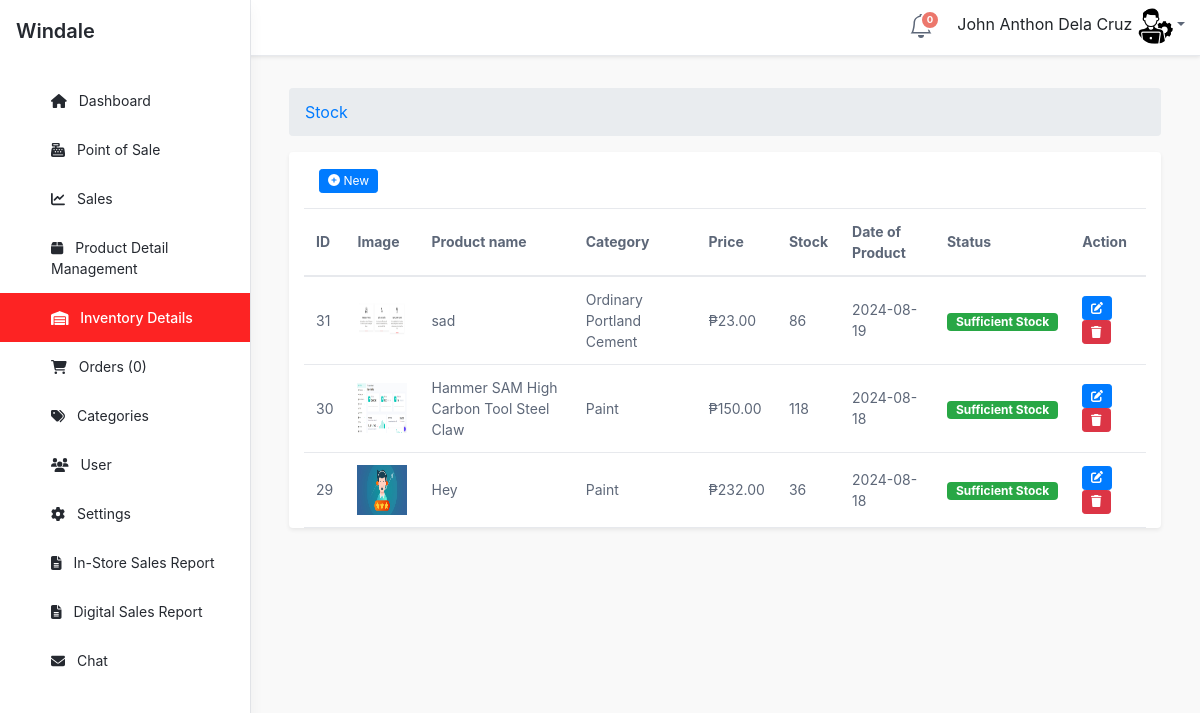
Page /admin/stock/index.php (signed in) on the committed database.
### tables this page shows
CREATE TABLE `stocks` (
  `id` int(11) NOT NULL,
  `images` varchar(255) NOT NULL,
  `productName` varchar(255) NOT NULL,
  `productCategory` varchar(100) DEFAULT NULL,
  `productPrice` decimal(10,2) NOT NULL,
  `productStock` int(11) NOT NULL,
  `checkStock` int(11) DEFAULT NULL,
  `productDate` date DEFAULT NULL,
  `productStatus` varchar(50) DEFAULT NULL
);

### admin/stock/index.php (called while the page is built, shortened)
<?php
require_once ("../theme/templates.php");
?>

### admin/stock/list.php (the view, shortened to what this page needs)
<?php
require_once '../../admin/dbcon/conn.php';
$sql = "SELECT *,
        CASE
            WHEN productStock = 0 THEN 'Out of stock'
            WHEN productStock <= checkStock THEN 'Low stock'
            WHEN productStock != checkStock THEN 'Sufficient Stock'
            ELSE productStatus
        END AS calculated_status
        FROM stocks
        ORDER BY id DESC";
$result = $conn->query($sql);
?>
<div class="tab-content" id="orders-table-tab-content">
    <div class="tab-pane fade show active" id="orders-all" role="tabpanel" aria-labelledby="orders-all-tab">
        <div class="app-card app-card-orders-table shadow-sm mb-5">
            <div class="app-card-body" style="margin: 0 15px;">
                <div class="row">
                    <div class="col-lg-12" style="margin: 15px">
                        <a href="#" class="btn btn-primary btn-sm" data-bs-toggle="modal"
                            data-bs-target="#newProductModal">
                            <i class="fa fa-plus-circle fw-fa"></i> New
                        </a>
                    </div>
                </div>
                <div class="table-responsive">
                    <table id="myTable" class="table app-table-hover mb-0 text-left">
                        <thead>
                            <tr>
                                <th class="cell">ID</th>
                                <th class="cell">Image</th>
                                <th class="cell">Product name</th>
                                <th class="cell">Category</th>
                                <th class="cell">Price</th>
                                <th class="cell">Stock</th>
                                <th class="cell">Date of Product</th>
                                <th class="cell">Status</th>
                                <th class="cell">Action</th>
                            </tr>
                        </thead>
                        <tbody>
                            <?php
                            if ($result->num_rows > 0) {
                                while($row = $result->fetch_assoc()) {
                                    $statusClass = 'badge bg-success text-white';
                            ?>
                            <tr>
                                <td class="cell"><?php echo $row['id']; ?></td>
                                <td class="cell">
                                    <img src="upload/<?php echo $row['images']; ?>" alt="Product Image"
                                        style="width: 50px; height: 50px;">
                                </td>
                                <td class="cell"><?php echo $row['productName']; ?></td>
                                <td class="cell"><?php echo $row['productCategory']; ?></td>
                                <td class="cell">&#8369;<?php echo $row['productPrice']; ?></td>
                                <td class="cell"><?php echo $row['productStock']; ?></td>
                                <td class="cell"><?php echo $row['productDate']; ?></td>
                                <td class="cell"><a class="btn-sm btn <?php echo $statusClass; ?>">
                                        <?php echo $row['calculated_status']; ?></a></td>
                                <td class="cell">
                                    <a href="#" class="btn btn-sm btn-primary me-1" data-bs-toggle="modal"
                                        data-bs-target="#editProductModal<?php echo $row['id']; ?>" title="Edit">
                                        <i class="fas fa-edit"></i>
                                    </a>
                                    <a href="#" class="btn btn-sm btn-danger delete-btn"
   data-id="<?php echo $row['id']; ?>"
   title="Delete">
   <i class="fas fa-trash"></i>
</a>
                                </td>
                            </tr>
                            <?php
                                }
                            } else {
                                echo "<tr><td colspan='9'>No records found</td></tr>";
                            }
                            ?>
                        </tbody>
                    </table>
                </div>
            </div>
        </div>
    </div>
</div>

### rows in the picture
stocks: id "31", images (picture), productName "sad", productCategory "Ordinary Portland Cement", productPrice "23.00", productStock "86", productDate "2024-08-19", calculated_status "Sufficient Stock"
stocks: id "30", images (picture), productName "Hammer SAM High Carbon Tool Steel Claw", productCategory "Paint", productPrice "150.00", productStock "118", productDate "2024-08-18", calculated_status "Sufficient Stock"
stocks: id "29", images (picture), productName "Hey", productCategory "Paint", productPrice "232.00", productStock "36", productDate "2024-08-18", calculated_status "Sufficient Stock"

### other values in the picture
$notificationCount "0"
$_SESSION['U_NAME'] "John Anthon Dela Cruz"
$res "0"
$title "Stock"
